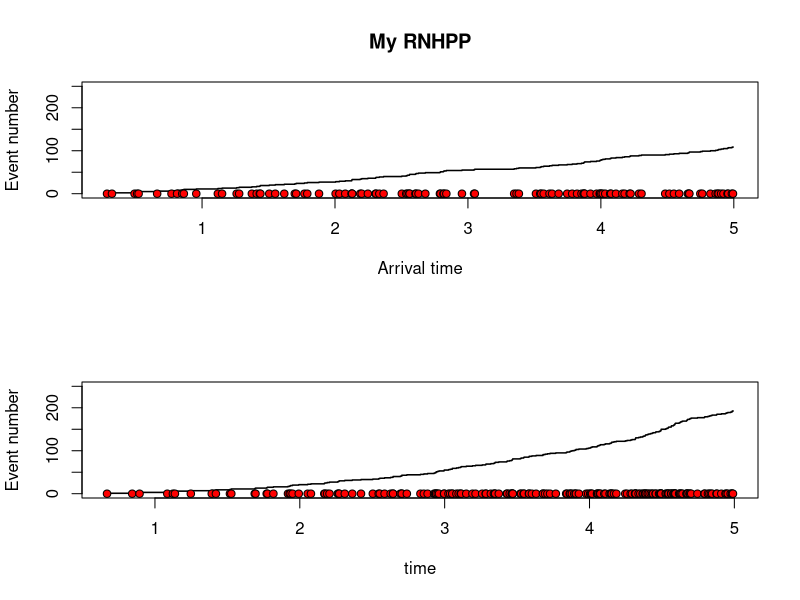

Write the R code that produced this figure.
plotHPP <- function(lambda,stoptime) {
  expectednumber <- stoptime*lambda
  Nsim <- 3*expectednumber
  timesbetween <- rexp(Nsim,lambda) # Simulate interarrival times
  timesto <- cumsum(timesbetween)   # Calculate arrival times
  timesto <- timesto[timesto<stoptime] # Dischard the times larger than stoptime
  Nevents <- length(timesto) # Count the number of events
  plot(timesto,1:Nevents,type="s",xlab = "arrival time",
       ylab = "Event number",lwd=1.5,ylim=c(0,Nevents))
  points(timesto,rep(0,Nevents),pch=21,bg="red")
}

rhpp <- function(lambda, t.max, multiplier=3) {
  # Number of simulations required
  expected <- t.max * lambda
  n <- multiplier * expected
  
  # Arrival times
  w <- cumsum(rexp(n, lambda))
  
  # Filter out those larger than t.max
  w <- w[w <= t.max]
}

plotRHPP <- function(lambda, t.max) {
  w <- rhpp(lambda, t.max)
  plot(w, 1:length(w), type="s", ylim=c(0, length(w)), lwd=1.5, 
       xlab="Arrival time", ylab="Event number")
  points(w, rep(0, length(w)), pch=21, bg="red")
}


inverse <- function(w) {
  10^(-5/7) * w^(5/7)
}

lfunc <- function(t) {
  10*t^(7/5)
}

plotRNHPP <- function(inverse, t.max) {
  hpp.tmax <- 10*t.max^(7/5)
  w <- rhpp(lambda=1, t.max=hpp.tmax, multiplier=3)
  s <- inverse(w)
  plot(s, 1:length(s), type="s", ylim=c(0, 250), lwd=1.5,
       xlab="Arrival time", ylab="Event number", main="My RNHPP")
  points(s, rep(0, length(s)), pch=21, bg="red")
}

#par(mfrow=c(3, 1))
#plotHPP(lambda=1,stoptime=5)
#plotRHPP(lambda=1, t.max=5)

par(mfrow=c(2,1))
plotRNHPP(inverse=inverse, t.max=5)

# Function for simulating arrival times for a NHPP between a and b using thinning
simtNHPP <- function(a,b,lambdamax,lambdafunc){
  # Simple check that a not too small lambdamax is set
  if(max(lambdafunc(seq(a,b,length.out = 100)))>lambdamax)
    stop("lambdamax is smaller than max of the lambdafunction")
  # First simulate HPP with intensity lambdamax on a to b
  expectednumber <- (b-a)*lambdamax
  Nsim <- 3*expectednumber  # Simulate more than the expected number to be certain to exceed stoptime
  timesbetween <- rexp(Nsim,lambdamax) # Simulate interarrival times
  timesto <- a+cumsum(timesbetween)   # Calculate arrival times starting at a
  timesto <- timesto[timesto<b] # Dischard the times larger than b
  Nevents <- length(timesto) # Count the number of events
  # Next do the thinning. Only keep the times where u<lambda(s)/lambdamax
  U <- runif(Nevents)
  timesto <- timesto[U<lambdafunc(timesto)/lambdamax]
  timesto  # Return the remaining times
}

# Specify the intensity function for the traffic example
lambdatraffic <- function(t) {
  10*t^(7/5)
}
# Plot the intensity function
#tvec <- seq(0,5,by=0.01)
#plot(tvec,lambdatraffic(tvec),type="l",ylim=c(0,400))

# Generate data with the traffic intensity and plot them
NHPPtimes <- simtNHPP(a=0,b=5,lambdamax=100,lambdafunc=lambdatraffic)
plot(NHPPtimes,1:length(NHPPtimes),type="s",xlab = "time",
     ylab = "Event number",lwd=1.5, ylim=c(0,250))
points(NHPPtimes,rep(0,length(NHPPtimes)),pch=21,bg="red")
# Rerun the lines above several times